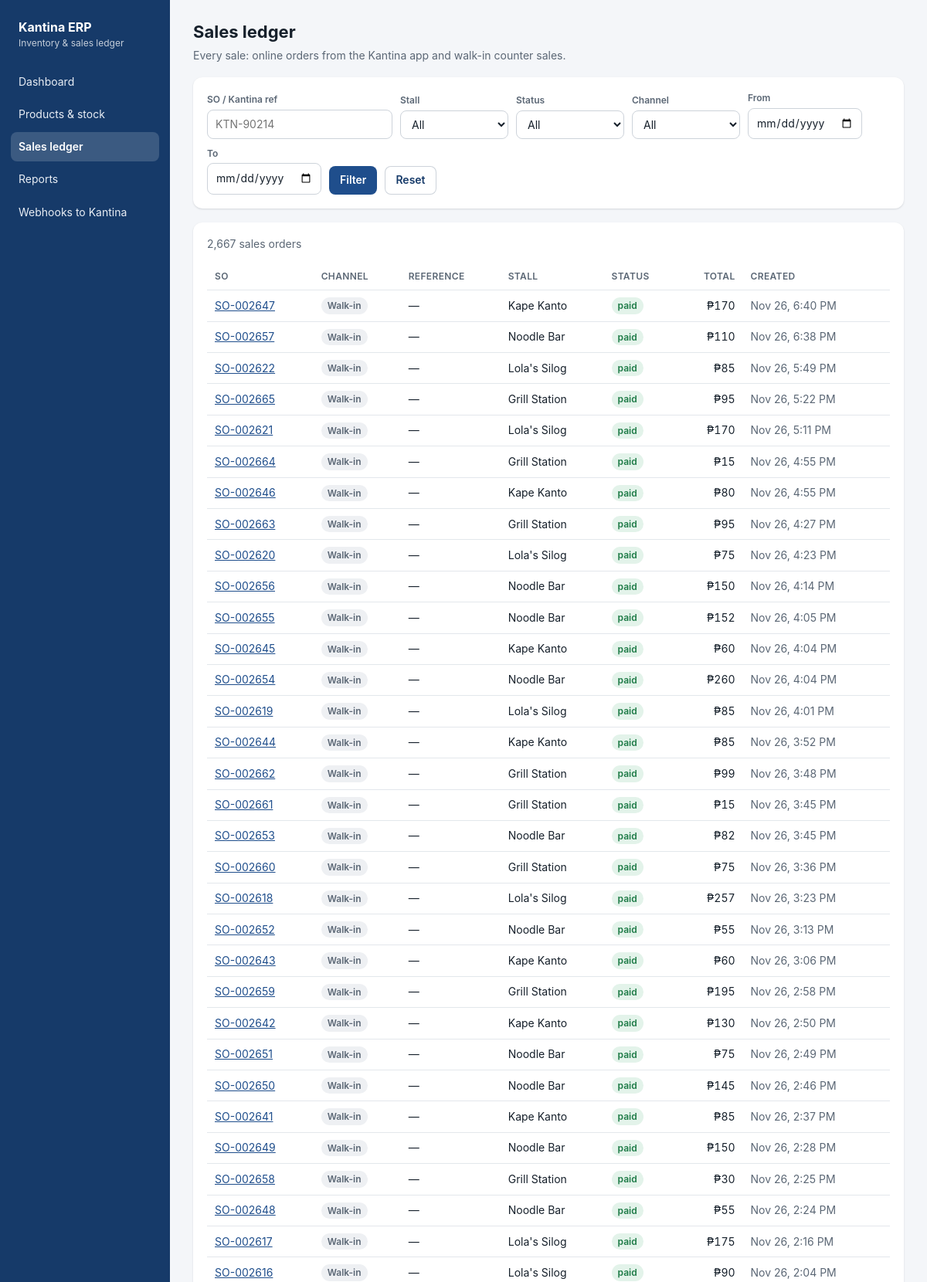
/erp/admin/sales.php (signed in, upper part), run on the app's committed database.
### tables this page shows
CREATE TABLE erp_sales_orders (
  id           INT UNSIGNED AUTO_INCREMENT PRIMARY KEY,
  so_no        VARCHAR(20)   NULL UNIQUE,              
  channel      ENUM('kantina','walk_in') NOT NULL DEFAULT 'kantina',
  external_ref VARCHAR(40)   NULL UNIQUE,              
  stall_code   VARCHAR(40)   NOT NULL,
  status       ENUM('open','paid','cancelled') NOT NULL DEFAULT 'open',
  total        DECIMAL(10,2) NOT NULL DEFAULT 0,
  created_at   DATETIME      NOT NULL DEFAULT CURRENT_TIMESTAMP,
  paid_at      DATETIME      NULL,
  cancelled_at DATETIME      NULL,
  KEY idx_erp_so_report (stall_code, status, created_at),
  CONSTRAINT fk_erp_so_stall FOREIGN KEY (stall_code) REFERENCES erp_stalls(code) ON UPDATE CASCADE
);

### erp/api/src/Sales.php (called while the page is built, shortened)
<?php
final class Sales
{
    public static function list(array $f, int $limit = 50, int $offset = 0): array
    {
        [$where, $params] = self::filters($f);
        return Db::all(
            'SELECT * FROM erp_sales_orders' . $where . ' ORDER BY created_at DESC, id DESC LIMIT ' . (int) $limit . ' OFFSET ' . (int) $offset,
            $params
        );
    }
    public static function count(array $f): int
    {
        [$where, $params] = self::filters($f);
        return (int) Db::value('SELECT COUNT(*) FROM erp_sales_orders' . $where, $params);
    }
    private static function filters(array $f): array
    {
        $where = [];
        $params = [];
        return [$where ? ' WHERE ' . implode(' AND ', $where) : '', $params];
    }
}

### erp/api/lib/Db.php (called while the page is built, shortened)
<?php
final class Db
{
    private static ?PDO $pdo = null;
    public static function pdo(): PDO
    {
        if (self::$pdo === null) {
            $dsn = sprintf(
                'mysql:host=%s;port=%d;dbname=%s;charset=utf8mb4',
                Config::get('db.host', '127.0.0.1'),
                (int) Config::get('db.port', 3306),
                Config::get('db.name')
            );
            self::$pdo = new PDO($dsn, Config::get('db.user', 'root'), (string) Config::get('db.pass', ''), [
                PDO::ATTR_ERRMODE => PDO::ERRMODE_EXCEPTION,
                PDO::ATTR_DEFAULT_FETCH_MODE => PDO::FETCH_ASSOC,
                PDO::ATTR_EMULATE_PREPARES => false,
                PDO::ATTR_STRINGIFY_FETCHES => false,
            ]);
            self::$pdo->exec("SET time_zone = '+08:00'");
            self::$pdo->exec("SET SESSION sql_mode = 'ONLY_FULL_GROUP_BY,STRICT_TRANS_TABLES,NO_ZERO_IN_DATE,NO_ZERO_DATE,ERROR_FOR_DIVISION_BY_ZERO,NO_ENGINE_SUBSTITUTION'");
        }
        return self::$pdo;
    }
    public static function all(string $sql, array $params = []): array
    {
        $stmt = self::pdo()->prepare($sql);
        $stmt->execute($params);
        return $stmt->fetchAll();
    }
    public static function value(string $sql, array $params = [])
    {
        $stmt = self::pdo()->prepare($sql);
        $stmt->execute($params);
        $value = $stmt->fetchColumn();
        return $value === false ? null : $value;
    }
}

### erp/api/lib/Config.php (called while the page is built, shortened)
<?php
final class Config
{
    private static array $data = [];
    private static string $appDir = '';
    public static function load(string $appDir, string $appName): void
    {
        self::$appDir = rtrim($appDir, '/\\');
        $config = require self::$appDir . '/config.php';
        self::$data = $config;
    }
    public static function get(string $path, $default = null)
    {
        $node = self::$data;
        foreach (explode('.', $path) as $key) {
            $node = $node[$key];
        }
        return $node;
    }
}

### erp/admin/sales.php (the view, shortened to what this page needs)
<?php
require __DIR__ . '/_init.php';
$names = stall_names();
$filters = [
    'stall' => $_GET['stall'] ?? '',
    'status' => $_GET['status'] ?? '',
    'channel' => $_GET['channel'] ?? '',
    'from' => $_GET['from'] ?? '',
    'to' => $_GET['to'] ?? '',
    'q' => trim($_GET['q'] ?? ''),
];
$perPage = 50;
$page = max(1, (int) ($_GET['page'] ?? 1));
$total = Sales::count($filters);
$rows = Sales::list($filters, $perPage, ($page - 1) * $perPage);
?>
<div class="page-head">
  <div>
    <h1>Sales ledger</h1>
    <div class="muted">Every sale: online orders from the Kantina app and walk-in counter sales.</div>
  </div>
</div>
<form class="card filters" method="get">
  <div class="field"><label for="q">SO / Kantina ref</label><input type="text" id="q" name="q" value="<?= h($filters['q']) ?>" placeholder="KTN-90214"></div>
  <div class="field"><label for="stall">Stall</label>
    <select id="stall" name="stall"><option value="">All</option>
    </select></div>
  <div class="field"><label for="status">Status</label>
    <select id="status" name="status"><option value="">All</option>
    </select></div>
  <div class="field"><label for="channel">Channel</label>
    <select id="channel" name="channel"><option value="">All</option>
    </select></div>
  <div class="field"><label for="from">From</label><input type="date" id="from" name="from" value="<?= h($filters['from']) ?>"></div>
  <div class="field"><label for="to">To</label><input type="date" id="to" name="to" value="<?= h($filters['to']) ?>"></div>
  <button class="btn" type="submit">Filter</button>
  <a class="btn secondary" href="sales.php">Reset</a>
</form>
<div class="card table-wrap">
  <p class="muted" style="margin-top:0;"><?= number_format($total) ?> sales orders</p>
  <table>
    <tr><th>SO</th><th>Channel</th><th>Reference</th><th>Stall</th><th>Status</th><th class="num">Total</th><th>Created</th></tr>
    <?php foreach ($rows as $so): ?>
      <tr>
        <td><a href="?<?= h(http_build_query(array_merge(array_filter($filters), ['page' => $page, 'so' => $so['so_no']]))) ?>"><?= h($so['so_no']) ?></a></td>
        <td><?= $so['channel'] === 'kantina' ? '<span class="badge">Kantina app</span>' : '<span class="badge gray">Walk-in</span>' ?></td>
        <td><?= h($so['external_ref'] ?? '—') ?></td>
        <td><?= h($names[$so['stall_code']] ?? $so['stall_code']) ?></td>
        <td><?= status_badge($so['status']) ?></td>
        <td class="num"><?= peso($so['total']) ?></td>
        <td class="muted"><?= h(date('M j, g:i A', strtotime($so['created_at']))) ?></td>
      </tr>
    <?php endforeach; ?>
  </table>
</div>

### erp/admin/_init.php (shortened to what this page needs)
<?php
require_once __DIR__ . '/../api/src/Sales.php';
require_once __DIR__ . '/_layout.php';
function h($value): string
{
    return htmlspecialchars((string) $value, ENT_QUOTES, 'UTF-8');
}
function peso($amount): string
{
    $amount = (float) $amount;
    return '₱' . number_format($amount, fmod($amount, 1.0) ? 2 : 0);
}
function stall_names(): array
{
    $names = [];
    foreach (Db::all('SELECT code, name FROM erp_stalls ORDER BY name') as $s) {
        $names[$s['code']] = $s['name'];
    }
    return $names;
}
function status_badge(string $status): string
{
    $class = ['paid' => 'ok', 'open' => 'warn', 'cancelled' => 'gray'][$status] ?? '';
    return '<span class="badge ' . $class . '">' . h($status) . '</span>';
}

### erp/admin/admin.css (style rules this page uses)
:root { --accent:#1F4E8C; --accent-deep:#163A69; --accent-tint:#E6EEF8; --ink:#16202B; --ink-soft:#5B6775; --ink-faint:#8C96A3; --line:#E3E7EC; --bg:#F4F6F9; --white:#fff; --ok:#1E7B47; --ok-tint:#E3F3EA; --warn:#9A6700; --warn-tint:#FFF4D6; --bad:#B42318; --bad-tint:#FDECEA; --radius:12px; --shadow:0 1px 2px rgba(16,24,40,.06), 0 1px 3px rgba(16,24,40,.08); }
* { box-sizing:border-box; }
html,body { margin:0; }
body { font-family:-apple-system,BlinkMacSystemFont,"Segoe UI",Roboto,Helvetica,Arial,sans-serif; background:var(--bg); color:var(--ink); font-size:14px; line-height:1.45; }
a { color:var(--accent); }
h1 { font-size:22px; margin:0 0 4px; }
.muted { color:var(--ink-soft); }
.page-head { display:flex; align-items:flex-end; justify-content:space-between; gap:16px; margin-bottom:18px; flex-wrap:wrap; }
.card { background:var(--white); border-radius:var(--radius); box-shadow:var(--shadow); padding:18px; margin-bottom:18px; }
table { width:100%; border-collapse:collapse; }
th,td { text-align:left; padding:9px 10px; border-bottom:1px solid var(--line); vertical-align:middle; }
th { font-size:12px; color:var(--ink-soft); font-weight:600; text-transform:uppercase; letter-spacing:.03em; }
td.num, th.num { text-align:right; font-variant-numeric:tabular-nums; }
.table-wrap { overflow-x:auto; }
.badge { display:inline-block; padding:2px 8px; border-radius:999px; font-size:12px; font-weight:600; background:var(--accent-tint); color:var(--accent-deep); }
.badge.ok { background:var(--ok-tint); color:var(--ok); }
.badge.gray { background:#EEF0F3; color:var(--ink-soft); }
label { display:block; font-size:12px; font-weight:600; color:var(--ink-soft); margin-bottom:4px; }
input[type=text],input[type=number],input[type=password],input[type=date],input[type=time],input[type=url],select,textarea { width:100%; padding:8px 10px; border:1px solid #CDD3DA; border-radius:8px; font:inherit; background:#fff; color:var(--ink); }
.field { margin-bottom:12px; }
.btn { display:inline-flex; align-items:center; gap:6px; border:0; border-radius:8px; padding:8px 14px; font:inherit; font-weight:600; cursor:pointer; background:var(--accent); color:#fff; text-decoration:none; }
.btn.secondary { background:#fff; color:var(--accent-deep); box-shadow:inset 0 0 0 1px #CDD3DA; }
.filters { display:flex; gap:10px; flex-wrap:wrap; align-items:end; }
.filters .field { margin:0; min-width:140px; }

### data on the page
erp_sales_orders: so_no "SO-002647", channel "Walk-in", external_ref "—", stall_code "Kape Kanto", status "paid", total "₱170", created_at "Nov 26, 6:40 PM"
erp_sales_orders: so_no "SO-002657", channel "Walk-in", external_ref "—", stall_code "Noodle Bar", status "paid", total "₱110", created_at "Nov 26, 6:38 PM"
erp_sales_orders: so_no "SO-002622", channel "Walk-in", external_ref "—", stall_code "Lola's Silog", status "paid", total "₱85", created_at "Nov 26, 5:49 PM"
erp_sales_orders: so_no "SO-002665", channel "Walk-in", external_ref "—", stall_code "Grill Station", status "paid", total "₱95", created_at "Nov 26, 5:22 PM"
erp_sales_orders: so_no "SO-002621", channel "Walk-in", external_ref "—", stall_code "Lola's Silog", status "paid", total "₱170", created_at "Nov 26, 5:11 PM"
erp_sales_orders: so_no "SO-002664", channel "Walk-in", external_ref "—", stall_code "Grill Station", status "paid", total "₱15", created_at "Nov 26, 4:55 PM"
erp_sales_orders: so_no "SO-002646", channel "Walk-in", external_ref "—", stall_code "Kape Kanto", status "paid", total "₱80", created_at "Nov 26, 4:55 PM"
erp_sales_orders: so_no "SO-002663", channel "Walk-in", external_ref "—", stall_code "Grill Station", status "paid", total "₱95", created_at "Nov 26, 4:27 PM"
erp_sales_orders: so_no "SO-002620", channel "Walk-in", external_ref "—", stall_code "Lola's Silog", status "paid", total "₱75", created_at "Nov 26, 4:23 PM"
erp_sales_orders: so_no "SO-002656", channel "Walk-in", external_ref "—", stall_code "Noodle Bar", status "paid", total "₱150", created_at "Nov 26, 4:14 PM"
erp_sales_orders: so_no "SO-002655", channel "Walk-in", external_ref "—", stall_code "Noodle Bar", status "paid", total "₱152", created_at "Nov 26, 4:05 PM"
erp_sales_orders: so_no "SO-002645", channel "Walk-in", external_ref "—", stall_code "Kape Kanto", status "paid", total "₱60", created_at "Nov 26, 4:04 PM"
erp_sales_orders: so_no "SO-002654", channel "Walk-in", external_ref "—", stall_code "Noodle Bar", status "paid", total "₱260", created_at "Nov 26, 4:04 PM"
erp_sales_orders: so_no "SO-002619", channel "Walk-in", external_ref "—", stall_code "Lola's Silog", status "paid", total "₱85", created_at "Nov 26, 4:01 PM"
erp_sales_orders: so_no "SO-002644", channel "Walk-in", external_ref "—", stall_code "Kape Kanto", status "paid", total "₱85", created_at "Nov 26, 3:52 PM"
erp_sales_orders: so_no "SO-002662", channel "Walk-in", external_ref "—", stall_code "Grill Station", status "paid", total "₱99", created_at "Nov 26, 3:48 PM"
erp_sales_orders: so_no "SO-002661", channel "Walk-in", external_ref "—", stall_code "Grill Station", status "paid", total "₱15", created_at "Nov 26, 3:45 PM"
erp_sales_orders: so_no "SO-002653", channel "Walk-in", external_ref "—", stall_code "Noodle Bar", status "paid", total "₱82", created_at "Nov 26, 3:45 PM"
erp_sales_orders: so_no "SO-002660", channel "Walk-in", external_ref "—", stall_code "Grill Station", status "paid", total "₱75", created_at "Nov 26, 3:36 PM"
erp_sales_orders: so_no "SO-002618", channel "Walk-in", external_ref "—", stall_code "Lola's Silog", status "paid", total "₱257", created_at "Nov 26, 3:23 PM"
erp_sales_orders: so_no "SO-002652", channel "Walk-in", external_ref "—", stall_code "Noodle Bar", status "paid", total "₱55", created_at "Nov 26, 3:13 PM"
erp_sales_orders: so_no "SO-002643", channel "Walk-in", external_ref "—", stall_code "Kape Kanto", status "paid", total "₱60", created_at "Nov 26, 3:06 PM"
erp_sales_orders: so_no "SO-002659", channel "Walk-in", external_ref "—", stall_code "Grill Station", status "paid", total "₱195", created_at "Nov 26, 2:58 PM"
erp_sales_orders: so_no "SO-002642", channel "Walk-in", external_ref "—", stall_code "Kape Kanto", status "paid", total "₱130", created_at "Nov 26, 2:50 PM"
erp_sales_orders: so_no "SO-002651", channel "Walk-in", external_ref "—", stall_code "Noodle Bar", status "paid", total "₱75", created_at "Nov 26, 2:49 PM"
erp_sales_orders: so_no "SO-002650", channel "Walk-in", external_ref "—", stall_code "Noodle Bar", status "paid", total "₱145", created_at "Nov 26, 2:46 PM"
erp_sales_orders: so_no "SO-002641", channel "Walk-in", external_ref "—", stall_code "Kape Kanto", status "paid", total "₱85", created_at "Nov 26, 2:37 PM"
erp_sales_orders: so_no "SO-002649", channel "Walk-in", external_ref "—", stall_code "Noodle Bar", status "paid", total "₱150", created_at "Nov 26, 2:28 PM"
erp_sales_orders: so_no "SO-002658", channel "Walk-in", external_ref "—", stall_code "Grill Station", status "paid", total "₱30", created_at "Nov 26, 2:25 PM"
erp_sales_orders: so_no "SO-002648", channel "Walk-in", external_ref "—", stall_code "Noodle Bar", status "paid", total "₱55", created_at "Nov 26, 2:24 PM"
erp_sales_orders: so_no "SO-002617", channel "Walk-in", external_ref "—", stall_code "Lola's Silog", status "paid", total "₱175", created_at "Nov 26, 2:16 PM"
erp_sales_orders: so_no "SO-002616", channel "Walk-in", external_ref "—", stall_code "Lola's Silog", status "paid", total "₱90", created_at "Nov 26, 2:04 PM"

### other printed values
$label "Dashboard"
$label "Products & stock"
$label "Sales ledger"
$label "Reports"
$label "Webhooks to Kantina"
$total "2,667"
